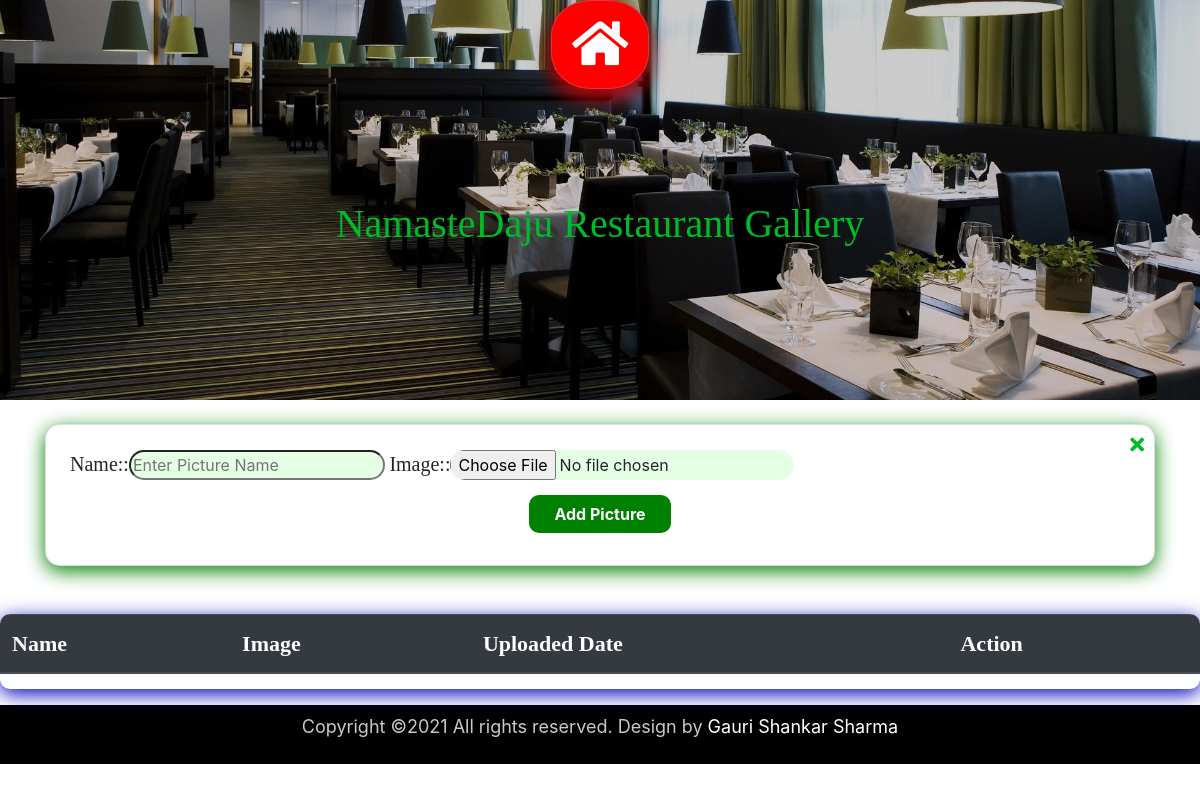
The app's page /Nd/ad_gallery, older data.
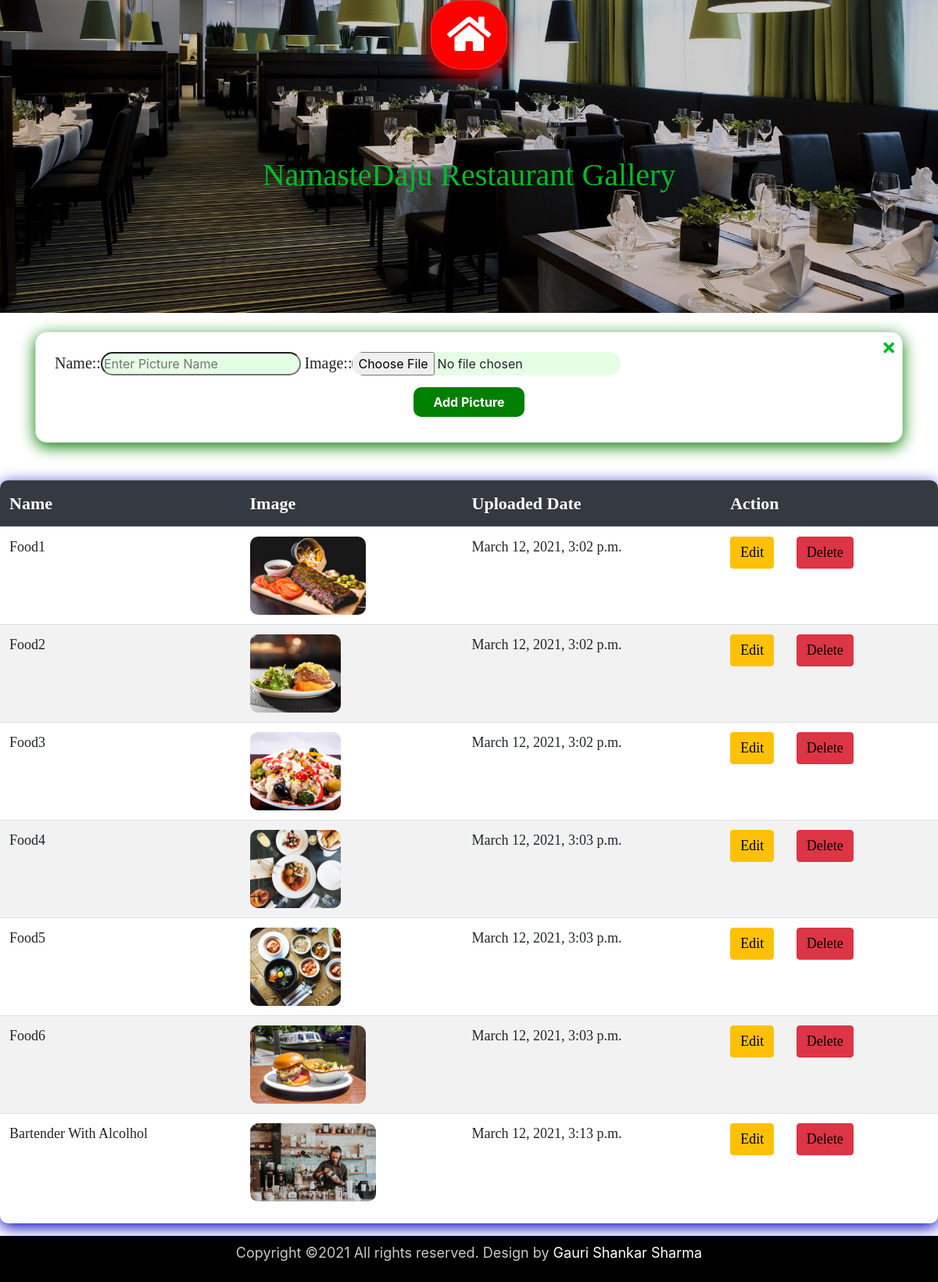
The same page, newer data.
### Nd/models.py (models this page shows, shortened)
class Gallery(models.Model):
    name = models.CharField(max_length=50, validators=[validators.MinLengthValidator(2)])
    image = models.FileField(upload_to='static/images/uploads/gallery')
    uploaded_date = models.DateTimeField(auto_now_add=True)

### Nd/views.py (the view, shortened to what this page needs)
# urls.py: path('ad_gallery', views.ad_gallery),
def ad_gallery(request):
    dictionary = {'key': Gallery.objects.all(), 'form': GalleryForm, 'action': 'Add'}
    return render(request, 'Nd/AdGallery.html', dictionary)

### Nd/templates/Nd/AdGallery.html (shortened to what this page needs)
{% extends 'AdMain.html' %}
{% load bootstrap %}
{% load static %}
{% block css_link %}
    <link href="{% static 'css/AdNavbar.css' %}" rel="stylesheet" type="text/css"/>
    <link href="{% static 'css/AdGallery.css' %}" rel="stylesheet" type="text/css"/>
{% endblock %}
{% block content %}
    {% include 'AdNavbar.html' %}
    <div class="container-fluid d-flex flex-column px-0" id="AdGallery">
        <div class="container-fluid d-flex justify-content-center pb-sm-5" id="AGH">
          <h1>NamasteDaju Restaurant Gallery</h1>
        </div>
        <div class="container d-flex justify-content-end pb-4">
        </div>
        <div class="container mb-5" id="Form">
            <div class="card p-4" id="Card">
                <span class="fa fa-times" onclick="hide()" id="Cs"></span>
                <form class="form" method="POST" enctype="multipart/form-data">
                    {{ form | bootstrap_horizontal }}
                    <div class="d-flex justify-content-center py-2">
                        <button type="submit" class="btn px-4">{{action}} Picture</button>
                    </div>
                </form>
            </div>
        </div>
        <div class="table-responsive" id="Table">
            <table class="table table-striped" id="Images">
                <thead class="thead-dark">
                    <tr>
                        <th>Name</th>
                        <th>Image</th>
                        <th>Uploaded Date</th>
                        <th>Action</th>
                    </tr>
                </thead>
                <tbody>
                    <tr>
                        {% for i in key %}
                        <tr>
                            <td>{{i.name}}</td>
                            <td><img src="/{{i.image}}"/></td>
                            <td>{{i.uploaded_date}}</td>
                            <td>
                                <a href="/Nd/updatepicture/{{i.id}}" class="btn btn-warning mr-4">Edit</a>
                                <a href="/Nd/deletepicture/{{i.id}}" class="btn btn-danger" onclick="return confirm('Are you sure want to delete this picture?')">Delete</a>
                            </td>
                        </tr>
                        {% endfor %}
                    </tr>
                </tbody>
            </table>
        </div>
    </div>
    <div class="container-fluid d-flex justify-content-center py-2 mt-3" id="Copyright">
        <p>Copyright ©2021 All rights reserved. Design by <a href="#">Gauri Shankar Sharma</a></p>
    </div>
{% endblock %}

### templates/AdMain.html (shortened to what this page needs)
<!DOCTYPE html>
<html lang="en">
<head>
    {% load static %}
    {% block css_link%}{% endblock %}
    <link
      rel="stylesheet"
      href="https://cdn.jsdelivr.net/npm/bootstrap@4.6.0/dist/css/bootstrap.min.css"
    />
    <link href="https://cdnjs.cloudflare.com/ajax/libs/font-awesome/5.15.2/css/all.min.css" rel="stylesheet">
</head>
<body>
    {% block content %}
    {% endblock %}
</body>
</html>

### templates/AdNavbar.html (shortened to what this page needs)
<div class="container-fluid d-flex justify-content-center">
    <a href="/Nd/admin" class="btn btn-danger text-center" id="Header"><span class="fa fa-home p-2"></span></a>
</div>

### static/css/AdNavbar.css (style rules this page uses)
#Header { font-size: 50px; border-radius: 40%; background-color: red; box-shadow: 0px 10px 20px rgb(187, 0, 0); position: fixed; top:0; z-index: 3000; }

### static/css/AdGallery.css (style rules this page uses)
#Cs { color: rgb(0, 187, 40); font-size: 20px; position: absolute; top: 10px; right: 10px; z-index: 1000; }
#AGH { height: 400px; background-image: linear-gradient( rgba(0, 0, 0, 0.2), rgba(0, 0, 0, 0.2) ) ,url("../images/admin/b.jpg"); background-position: center; background-repeat: no-repeat; background-size: cover; }
#AGH h1 { margin-top: 200px; color: rgb(0, 187, 40); font-family: 'Times New Roman', Times, serif; }
#Card { border-radius: 15px; box-shadow: 0px 5px 20px green; }
#Card label { font-size: 20px; font-family: 'Times New Roman', Times, serif; }
#Card input { background-image: linear-gradient( rgba(0, 255, 0, 0.1), rgba(0, 255, 0, 0.1) ); border-radius: 15px; }
#Card button, #AGB { color: white; font-weight: bold; background-color:green; border-radius: 10px; }
#Table { border-radius: 10px; box-shadow: 0px 5px 20px rgb(0, 0, 187); }
#Table h1, th, td { font-family: 'Times New Roman', Times, serif; }
#Table th { font-size: 22px; }
#Table td { font-size: 18px; }
#Table td a { color: black; font-size: 18px; }
#Table img { height: 100px; border-radius: 10px; }
#Copyright { background-color: black; }
#Copyright p { font-size: 18px; color: #c9c9c9; }
#Copyright p a { color: white; text-decoration: none; }

Row changes from the older to the newer data that the page shows:
added Gallery: name "Food1", image (picture), uploaded_date "March 12, 2021, 3:02 p.m."
added Gallery: name "Food2", image (picture), uploaded_date "March 12, 2021, 3:02 p.m."
added Gallery: name "Food3", image (picture), uploaded_date "March 12, 2021, 3:02 p.m."
added Gallery: name "Food4", image (picture), uploaded_date "March 12, 2021, 3:03 p.m."
added Gallery: name "Food5", image (picture), uploaded_date "March 12, 2021, 3:03 p.m."
added Gallery: name "Food6", image (picture), uploaded_date "March 12, 2021, 3:03 p.m."
added Gallery: name "Bartender With Alcolhol", image (picture), uploaded_date "March 12, 2021, 3:13 p.m."
